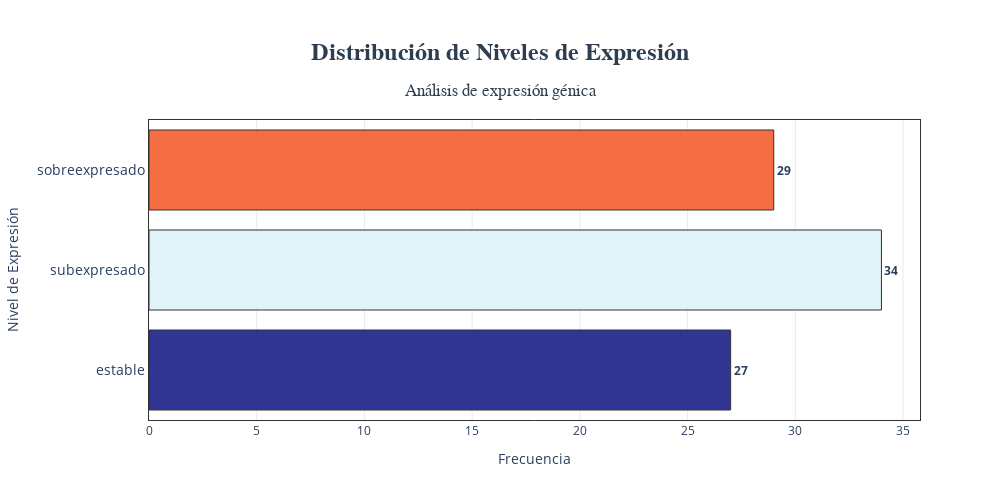

Notebook cell for this chart:
### Markdown cell above
### Visualización de la distribución de niveles de expresión

> Aplica para las lista de genes

Antes de iniciar el enriquecimiento, veamos la distribución de los niveles de expresión

### Code cell
import plotly.graph_objects as go
from plotly.colors import sample_colorscale

# Orden deseado de las categorías
orden_niveles = ['estable', 'subexpresado',  'sobreexpresado']

# Calcular frecuencias y reindexar
expression_counts = df_combined_expresion['nivel_expresion'].value_counts()
expression_counts = expression_counts.reindex(orden_niveles, fill_value=0)

# Generar colores usando escala divergente nativa de Plotly
colors = sample_colorscale('RdYlBu_r', [0.0, 0.4, 0.8])  # Azul -> Amarillo -> Rojo

# Crear gráfico interactivo
fig = go.Figure()

fig.add_trace(
    go.Bar(
        y=expression_counts.index,
        x=expression_counts.values,
        orientation='h',
        marker=dict(
            color=colors,
            line=dict(color='#333', width=1)
        ),
        text=expression_counts.values,
        texttemplate='<b>%{text}</b>',
        textposition='outside',
        hovertemplate=(
            "<b>%{y}</b><br>"
            "Frecuencia: %{x}<br>"
            "<extra></extra>"
        )
    )
)

# Personalización avanzada
fig.update_layout(
    title=dict(
        text='<b>Distribución de Niveles de Expresión</b><br><sub>Análisis de expresión génica</sub>',
        x=0.5,
        font=dict(size=24, family='Times New Roman', color='#2C3E50'),
    ),
    xaxis=dict(
        title='Frecuencia',
        showgrid=True,
        gridcolor='rgba(150,150,150,0.2)',
        linecolor='#333',
        mirror=True,
        zeroline=False
    ),
    yaxis=dict(
        title='Nivel de Expresión',
        type='category',
        linecolor='#333',
        mirror=True,
        tickfont=dict(size=14)
    ),
    plot_bgcolor='white',
    height=500,
    width=1000,
    margin=dict(t=120, b=80, l=120),
    hoverlabel=dict(
        bgcolor='white',
        font_size=14,
        bordercolor='#333'
    )
)

fig.show()

guardar_grafico(fig, 'distribucion_niveles_expresion.png')

### Figure 1 — Plotly figure (JSON) as saved in the notebook; plotly's stock layout.template omitted (floating-point values rounded to 4 significant figures)
{"data": [{"hovertemplate": "<b>%{y}</b><br>Frecuencia: %{x}<br><extra></extra>", "marker": {"color": ["rgb(49, 54, 149)", "rgb(224, 243, 248)", "rgb(244, 109, 67)"], "line": {"color": "#333", "width": 1}}, "orientation": "h", "text": [27, 34, 29], "textposition": "outside", "texttemplate": "<b>%{text}</b>", "type": "bar", "x": [27, 34, 29], "y": ["estable", "subexpresado", "sobreexpresado"]}], "layout": {"height": 500, "hoverlabel": {"bgcolor": "white", "bordercolor": "#333", "font": {"size": 14}}, "margin": {"b": 80, "l": 120, "t": 120}, "plot_bgcolor": "white", "title": {"font": {"color": "#2C3E50", "family": "Times New Roman", "size": 24}, "text": "<b>Distribución de Niveles de Expresión</b><br><sub>Análisis de expresión génica</sub>", "x": 0.5}, "width": 1000, "xaxis": {"gridcolor": "rgba(150,150,150,0.2)", "linecolor": "#333", "mirror": true, "showgrid": true, "title": {"text": "Frecuencia"}, "zeroline": false}, "yaxis": {"linecolor": "#333", "mirror": true, "tickfont": {"size": 14}, "title": {"text": "Nivel de Expresión"}, "type": "category"}}}
